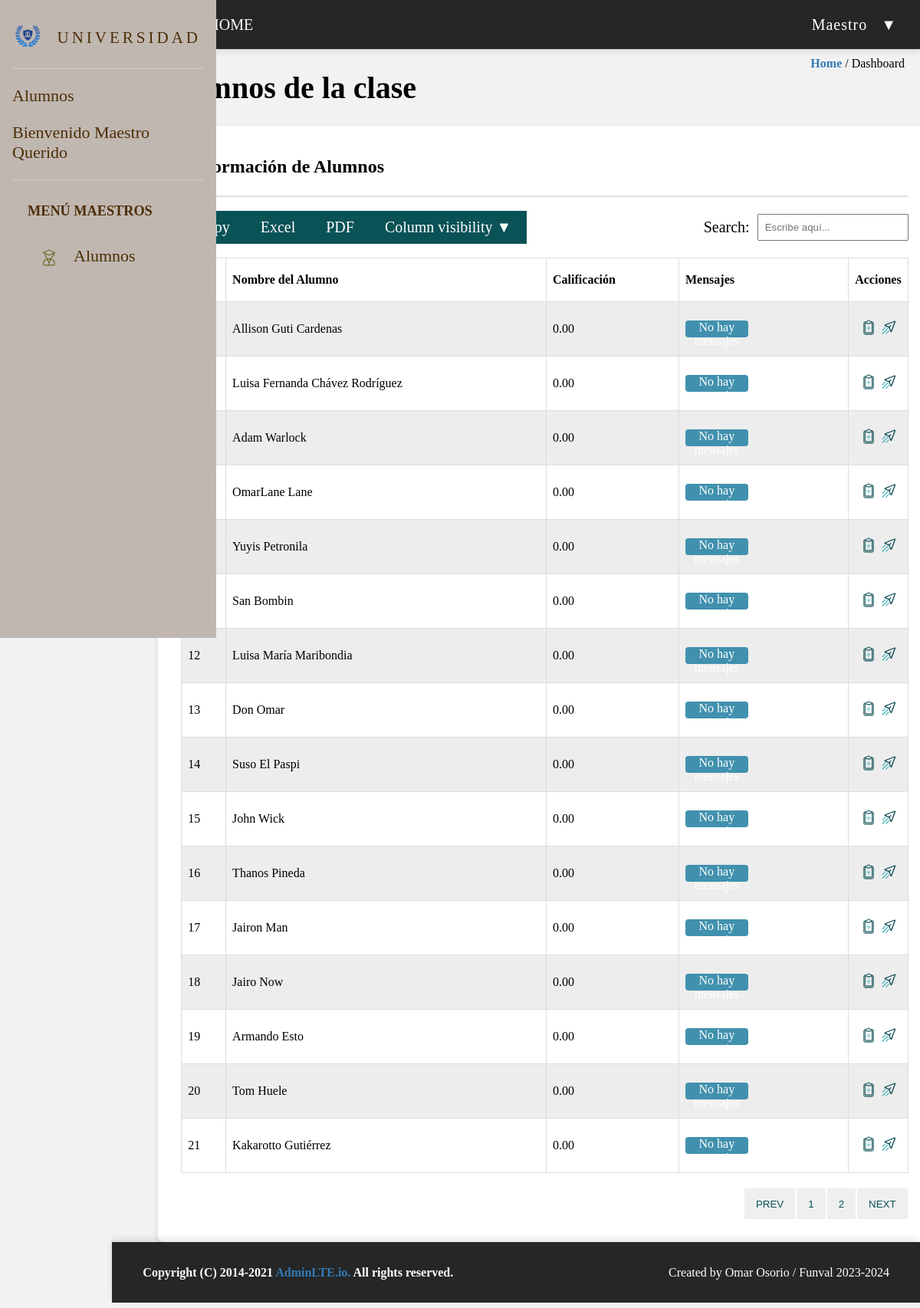
Screenshot of /views/maestro-alumno.php (signed in) with the database file from the repository.
### tables this page shows
CREATE TABLE `alumnos` (
  `id` int(20) NOT NULL,
  `nombre` varchar(20) NOT NULL,
  `apellido` varchar(40) NOT NULL,
  `ciudad` varchar(20) NOT NULL,
  `telefono` varchar(20) NOT NULL,
  `id_clase` int(20) NOT NULL
);

### views/maestro-alumno.php (the view, shortened to what this page needs)
<?php
$conn = mysqli_connect("localhost", "root", "", "university");
$sql = "SELECT * FROM alumnos";
$query = mysqli_query($conn, $sql);
?>
<!DOCTYPE html>
<html lang="es">
<head>
    <link rel="stylesheet" href="/styles/modal-create-alumnos.css">
</head>
<body>
    <div class="sidebar">
        <div class="logo-container">
            <img src="/assets/rounded_no_background.svg" alt="Logo">
            <p>&nbsp;&nbsp;UNIVERSIDAD</p>
        </div>
        <div class="box1">
            <p>Alumnos</p>
            <p>Bienvenido Maestro Querido</p>
        </div>
        <div class="box2">
            <div class="menu-admin">
                <h5>MENÚ MAESTROS</h5>
                <div class="menuIcons"><a href="../views/maestro-alumno.php"><img src="/assets/icono-alumnos.svg" alt="Alumnos">Alumnos</a></div>
            </div>
        </div>
    </div>
    <div class="header">
        <div class="menu">
            <ul>
                <li class="menuBar">&#9776;</li>
                <li>HOME</li>
            </ul>
        </div>
        <div class="rol">
            <ul>
                <li>Maestro &nbsp;&nbsp;&#x25BC;
                </li>
            </ul>
        </div>
    </div>
    <div class="dashboard-title">
        <h1>Alumnos de la clase </h1>
    </div>
    <div class="home-dashboard">
        <a href="../views/dash-maestros.php" class="actualPage">Home</a> / Dashboard
    </div>
    <div class="container">
        <div class="content">
            <div class="info">
                <h4>Información de Alumnos</h4>
            </div>
            <div class="linksContainer">
                <ul class="links">
                    <li><a class="linkOpc" href="#">Copy</a></li>
                    <li><a class="linkOpc" href="/models/excel.php">Excel</a></li>
                    <li><a class="linkOpc" href="/models/pdf.php">PDF</a></li>
                    <li><a class="linkOpc" href="#">Column visibility &#x25BC;</a></li>
                </ul>
                <form action="/buscar" method="GET">
                    <label for="busqueda">Search:</label>
                    <input type="text" id="busqueda" data-table="table_id" name="q" placeholder="Escribe aquí...">
                </form>
            </div>
            <table class="clases table_id">
                <thead>
                    <tr>
                        <th>#</th>
                        <th>Nombre del Alumno</th>
                        <th>Calificación</th>
                        <th>Mensajes</th>
                        <th>Acciones</th>
                    </tr>
                </thead>
                <tbody>
                    <?php while ($row = mysqli_fetch_array($query)) : ?>
                        <tr>
                            <td><?= $row['id'] ?></td>
                            <td><?= $row['nombre'] ?> <?= $row['apellido'] ?> </td>
                            <td>0.00</td>
                            <td class="mensajes">
                                <p>No hay mensajes</p>
                            </td>
                            <td class="acciones">
                                <a href="#" class="btnIcon">
                                    <img src="/assets/icono-edit.svg" alt="Edit Info" class="editIcon">
                                </a>
                                <a href="#" class="btnIconDel">
                                    <img src="/assets/icono-enviar.svg" alt="Delete Info" class="deleteIcon">
                                </a>
                            </td>
                        </tr>
                    <?php endwhile; ?>
                </tbody>
            </table>
            <div class="pagination">
                <button>PREV</button>
                <button>1</button>
                <button>2</button>
                <button>NEXT</button>
            </div>
        </div>
    </div>
    <div class="footer">
        <div class="footer-left">Copyright (C) 2014-2021 <span class="footer-left1" style="color: #337ab7;">AdminLTE.io.</span>
            <span>All rights reserved.</span>
        </div>
        <div class="footer-right">Created by Omar Osorio / Funval 2023-2024</div>
    </div>
</body>
</html>

### styles/modal-create-alumnos.css (style rules this page uses)
body { margin: 0; padding: 0; font-family: Cambria, Cochin, Georgia, Times, "Times New Roman", serif; background-color: #f2f2f2; display: grid; grid-template-columns: 1.5fr 9fr 1.8fr; grid-template-rows: 0.5fr 11fr 0.5fr; }
.sidebar { grid-column: 1/2; background-color: #c0b7b1; color: #4c2e05; width: 250px; height: 100vh; padding: 16px; font-size: 22px; position: fixed; z-index: 1; }
.sidebar img { width: 40px; height: 33px; margin-bottom: 10px; }
.logo-container { display: flex; align-items: center; flex-direction: row; }
.logo-container p { font-size: 21px; letter-spacing: 4px; padding-bottom: 6px; }
.box1 { border-bottom: 1px solid #ccc; border-top: 1px solid #ccc; margin-bottom: 4px; }
.box2 { margin-bottom: 10px; }
.menu-admin { margin-top: 20px; }
.menu-admin a { display: flex; text-decoration: none; color: #4c2e05; padding-top: 4px; }
.menuIcons { display: flex; margin-bottom: 6px; margin-left: 16px; }
.menu-admin h5 { margin-left: 20px; }
.menu-admin img { width: 24px; height: 24px; margin-left: 20px; margin-right: 20px; padding-top: 3px; }
.header { width: 100%; height: 64px; grid-column: 2/4; background-color: #252627; box-shadow: 0 4px 8px rgba(0, 0, 0, 0.1); color: white; display: flex; justify-content: space-between; align-items: center; }
.menu { font-size: 20px; text-align: left; }
.rol { font-size: 20px; text-align: right; padding-right: 30px; letter-spacing: 1px; align-items: center; justify-content: center; }
ul { width: 100%; list-style: none; background: #252627; margin: 0; padding: 0; }
.menu li { width: 90px; display: inline-block; }
.menuBar { text-align: center; padding-left: 30px; }
ul li a { display: block; padding: 10px 10px; color: #fff; text-decoration: none; text-align: center; font-size: 20px; }
.home-dashboard { grid-column: 3/4; grid-row: 2/3; text-align: right; padding: 10px; padding-right: 20px; cursor: pointer; }
.dashboard-title { padding-left: 60px; grid-column: 2/4; grid-row: 2/3; font-size: 20px; display: flex; flex-direction: row; }
.container { grid-column: 2/4; grid-row: 2/3; }
.content { width: 90%; margin-top: 100px; grid-column: 2; margin-left: 60px; padding: 30px; border-radius: 8px; box-shadow: 0 4px 8px rgba(0, 0, 0, 0.1); background-color: #fff; }
.footer { width: 100%; height: 79px; grid-column: 2/4; grid-row: 3/4; background-color: #252627; box-shadow: 0 -4px 8px rgba(0, 0, 0, 0.1); display: flex; justify-content: space-between; align-items: center; }
.footer-left { color: white; font-weight: bold; padding-left: 40px; }
.footer-right { color: white; padding-right: 40px; }
.actualPage { color: #337ab7; font-weight: bold; text-decoration: none; }
table { border-collapse: collapse; width: 100%; }
th, td { border: 1px solid #dddddd; text-align: left; padding: 8px; }
th { background-color: #ffffff; height: 40px; }
tr:nth-child(even) { background-color: #ffffff; }
tr:nth-child(odd) { background-color: #ededed; }
tr { height: 40px; }
.acciones { width: 5px; text-align: center; }
.btnIcon { display: inline-block; padding: 2px; z-index: 1; }
.editIcon { width: 20px; height: 20px; z-index: 999; }
.deleteIcon { width: 20px; height: 20px; z-index: 1; }
.mensajes p { background-color: #4191ae; color: white; height: 22px; width: 40%; text-align: center; border-radius: 4px; }
.info { display: flex; justify-content: space-between; font-size: 24px; border-bottom: 2px solid #dedede; padding-bottom: 14px; }
h4 { margin: 10px; }
.linksContainer { display: flex; padding-top: 18px; padding-bottom: 18px; }
.links { display: flex; align-items: center; padding: 10px; }
.linkOpc { background-color: #095256; padding: 10px 20px; }
ul.links { list-style: none; margin: 0; padding: 0; display: flex; background-color: #ffffff; }
form { margin-left: auto; display: flex; align-items: center; }
label { font-size: 20px; margin-right: 10px; }
input[type="text"] { padding: 8px; box-sizing: border-box; }
.pagination { display: flex; justify-content: right; margin-top: 20px; }
.pagination button { color: #095256; height: 40px; border: none; padding: 10px 15px; margin: 0 1px; cursor: pointer; }

### rows the page displays
alumnos: nombre "Allison", apellido "Guti Cardenas"
alumnos: nombre "Luisa Fernanda", apellido "Chávez Rodríguez"
alumnos: nombre "Adam", apellido "Warlock"
alumnos: nombre "OmarLane", apellido "Lane"
alumnos: nombre "Yuyis", apellido "Petronila"
alumnos: nombre "San", apellido "Bombin"
alumnos: id "12", nombre "Luisa María", apellido "Maribondia"
alumnos: id "13", nombre "Don", apellido "Omar"
alumnos: id "14", nombre "Suso", apellido "El Paspi"
alumnos: id "15", nombre "John", apellido "Wick"
alumnos: id "16", nombre "Thanos", apellido "Pineda"
alumnos: id "17", nombre "Jairon", apellido "Man"
alumnos: id "18", nombre "Jairo", apellido "Now"
alumnos: id "19", nombre "Armando", apellido "Esto"
alumnos: id "20", nombre "Tom", apellido "Huele"
alumnos: id "21", nombre "Kakarotto", apellido "Gutiérrez"
